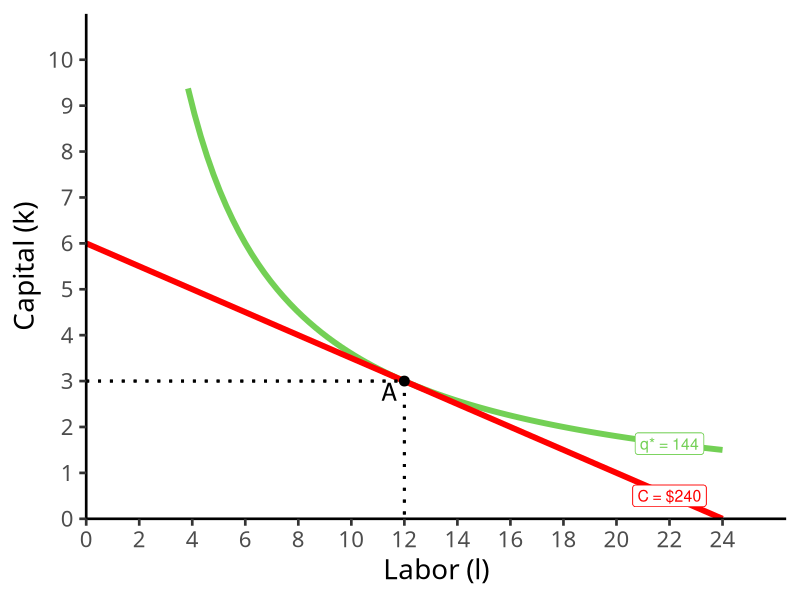

Recreate this plot in R.
## ---- chunk 1
knitr::opts_chunk$set(echo = F,
                      message = F,
                      warning = F,
                      fig.retina = 3)
library(tidyverse)
library(ggrepel)
## ---- chunk 2
points_2<-tribble(
  ~letter, ~x, ~y,
  "A", 12, 3,
)

IC=function(x){36/x}
CL=function(x){6-0.25*x}

ggplot(data.frame(x=c(0,10)), aes(x=x))+
  stat_function(fun=IC, geom="line", size=2, color = "#73D055FF")+
    geom_label(aes(x=22,y=IC(22)), color = "#73D055FF", label="q* = 144", size = 4)+
  stat_function(fun=CL, geom="line", size=2, color = "red")+
    geom_label(aes(x=22,y=CL(22)), color = "red", label="C = $240", size = 4)+
  geom_segment(x = 0, y = 3, xend = 12, yend = 3, linetype = "dotted", size = 1)+
  geom_segment(x = 12, y = 3, xend = 12, yend = 0, linetype = "dotted", size = 1)+
  geom_point(data = points_2,
             mapping=aes(x=x, y=y),
             size = 3)+
  geom_text_repel(data = points_2,
             mapping=aes(x=x, y=y,
             label = letter),
             size = 6,
             seed = 2)+
    scale_x_continuous(breaks=seq(0,24,2),
                     limits=c(0,24),
                     expand=expand_scale(mult=c(0,0.1)))+
  scale_y_continuous(breaks=seq(0,10,1),
                     limits=c(0,10),
                     expand=expand_scale(mult=c(0,0.1)))+
  #scale_colour_manual("Curves", values = line_colors, guide=F)+
  labs(x = "Labor (l)",
       y = "Capital (k)")+
  theme_classic(base_family = "Fira Sans Condensed", base_size=20)
